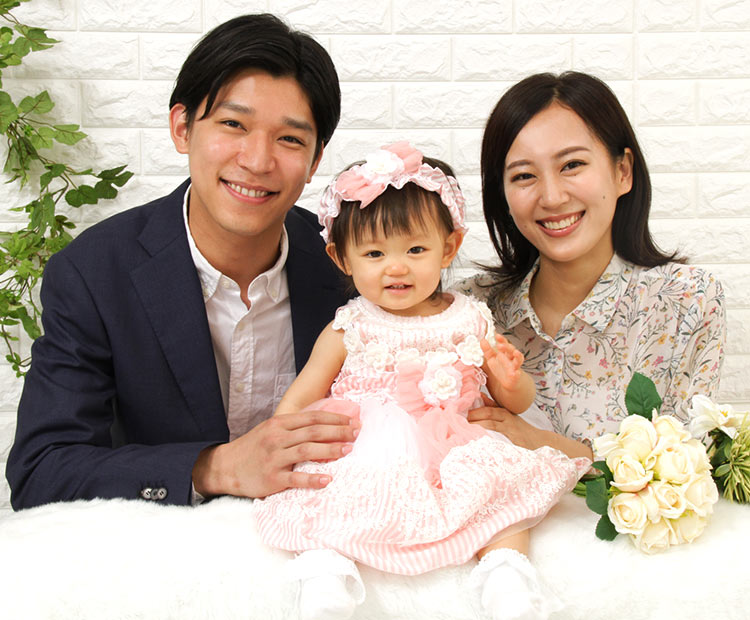
#> input picture family.jpg, 750 x 620 px
$ python face-mosaic.py
#> lines starting #> are read from the running program, lines starting #| are printed output that depends on the picture
### mosaic.py
#モザイクをかけるmosaicモジュールファイルを作成
import cv2

def mosaic(img,rect,size):
  #モザイクをかける領域を取得
  (x1,y1,x2,y2) = rect
  w = x2 - x1
  h = y2 - y1
  i_rect = img[y1:y2, x1:x2]
  #一度縮小して拡大する
  i_small = cv2.resize(i_rect, (size,size))
  i_mos = cv2.resize(i_small,(w,h),interpolation=cv2.INTER_AREA)
  #画像にモザイク画像を重ねる
  img2 = img.copy()
  img2[y1:y2, x1:x2] = i_mos
  return img2

### face-mosaic.py
import matplotlib.pyplot as plt
import cv2
from mosaic import mosaic as mosaic

#カスケードファイルを指定して分類気を作成
cascade_file = "haarcascade_frontalface_alt.xml"
cascade = cv2.CascadeClassifier(cascade_file)

#画像を読み込んでグレイスケールに変換
img = cv2.imread("family.jpg")
#> img is the input picture: shape (620, 750, 3); mean B, G, R 163.1, 175.8, 190
img_gray = cv2.cvtColor(img, cv2.COLOR_BGR2GRAY)
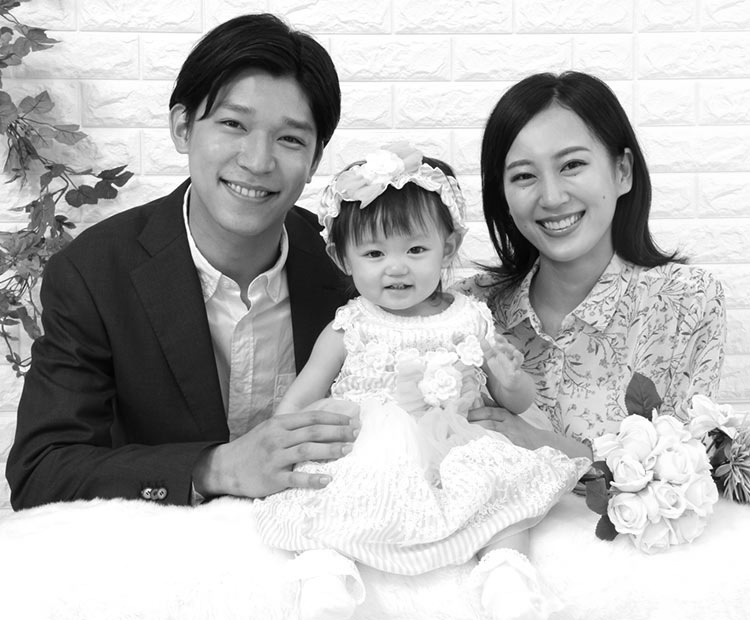
#> img_gray: shape (620, 750); min 1, max 255, mean 178.6

#顔検出を実行
face_list = cascade.detectMultiScale(img_gray, minSize=(150,150))
#> face_list = [[175, 62, 172, 172], [470, 102, 166, 166]]
if len(face_list) == 0: quit()

#認識した部分の画像にモザイクをかける
for (x,y,w,h) in face_list:
  img = mosaic(img,(x,y,x+w,y+h),10)
#> this loop made 2 passes
#> (x, y, x1 in mosaic, y1 in mosaic, x2 in mosaic, y2 in mosaic) on passes 1 to 2: (175, 62, 175, 62, 347, 234), (470, 102, 470, 102, 636, 268)
#> pass 1, in mosaic, `i_rect = img[y1:y2, x1:x2]`:
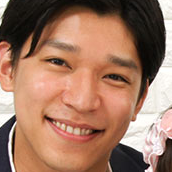
#> i_rect: shape (172, 172, 3); mean B, G, R 97.8, 118.7, 159.5
#> pass 1, in mosaic, `i_mos = cv2.resize(i_small,(w,h),interpolation=cv2.INTER_AREA)`:
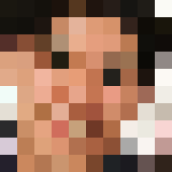
#> i_mos: shape (172, 172, 3); mean of channels 0, 1, 2 94.7, 115.2, 154.3; drawn as B, G, R
#> pass 1, `img = mosaic(img,(x,y,x+w,y+h),10)`:
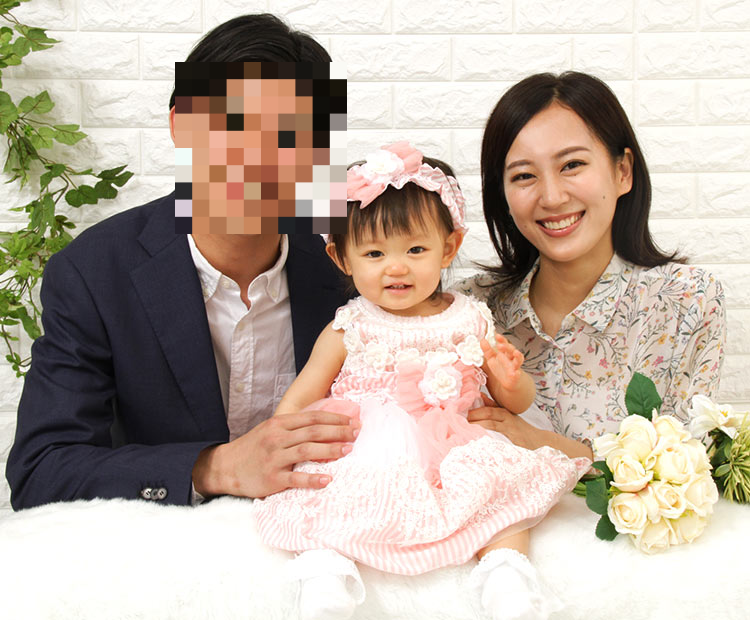
#> img: shape (620, 750, 3); mean B, G, R 162.9, 175.6, 189.6
#> pass 2, in mosaic (call 2), `i_rect = img[y1:y2, x1:x2]`:
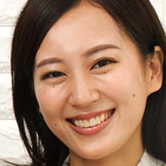
#> i_rect: shape (166, 166, 3); mean B, G, R 96, 117, 150.4
#> after the loop:
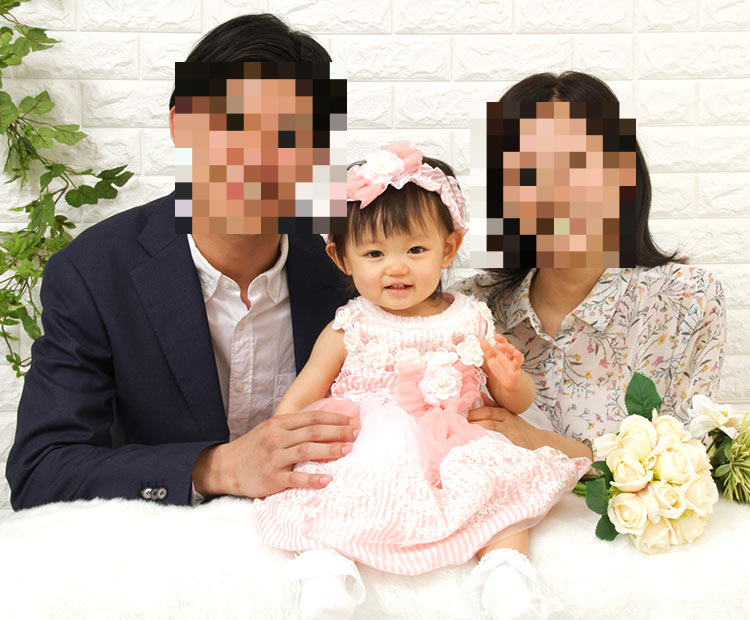
#> img: shape (620, 750, 3); mean B, G, R 163.1, 175.8, 189.8

#画像を出力
cv2.imwrite("family-moasic.png",img)
plt.imshow(cv2.cvtColor(img,cv2.COLOR_BGR2RGB))
plt.show()

#※出力された画像(family-mosaic.png)は赤ん坊もモザイクがかかるべきだが、かからなかった

$ run again, with girl.jpg copied over family.jpg
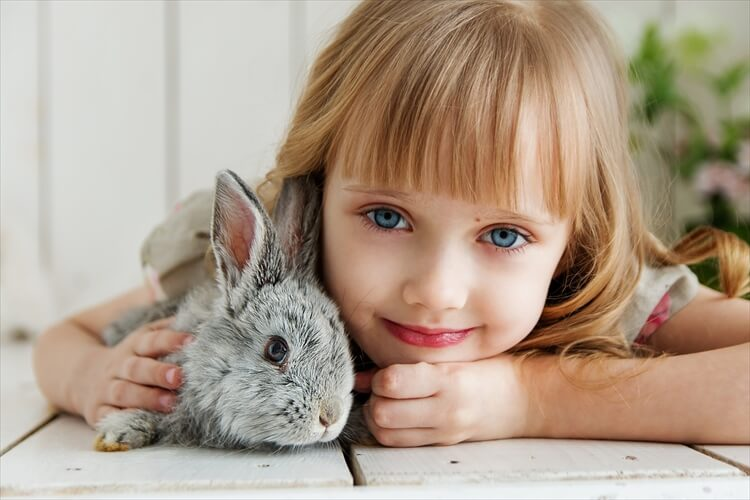
#> input picture girl.jpg, 750 x 500 px
#> img is the input picture: shape (500, 750, 3); mean B, G, R 140.5, 158.1, 175.8
#> `img_gray = cv2.cvtColor(img, cv2.COLOR_BGR2GRAY)`:
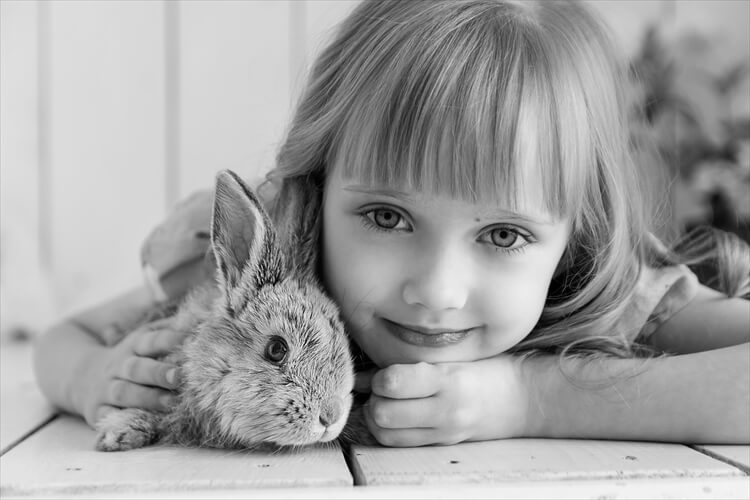
#> img_gray: shape (500, 750); min 0, max 254, mean 161.4
#> face_list = [[312, 136, 269, 269]]
#> the loop `for (x,y,w,h) in face_list:` made 1 pass
#> (x, y, x1 in mosaic, y1 in mosaic, x2 in mosaic, y2 in mosaic) on pass 1: (312, 136, 312, 136, 581, 405)
#> pass 1, `img = mosaic(img,(x,y,x+w,y+h),10)`:
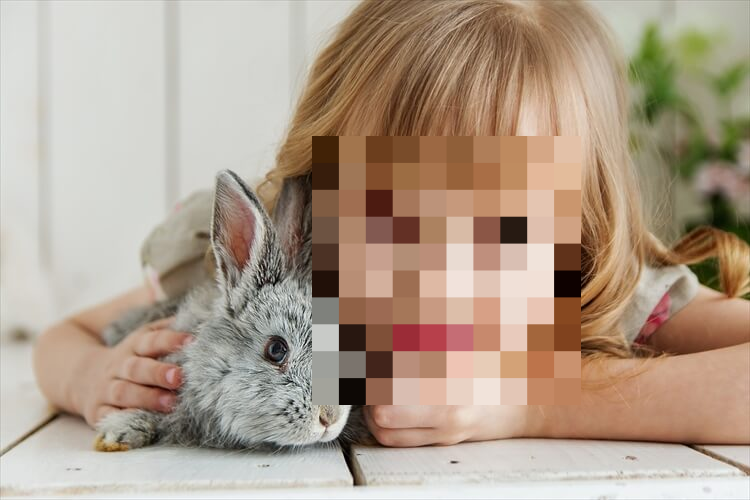
#> img: shape (500, 750, 3); mean B, G, R 139.9, 157.6, 175.8
